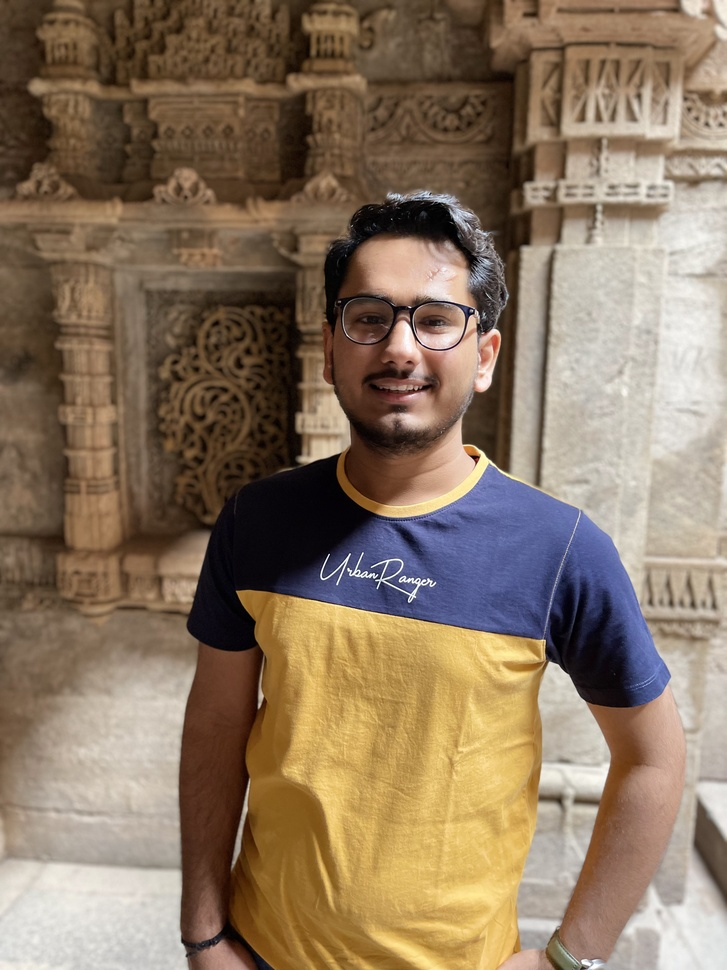
%> input picture LAB - 2/Keval_Image.jpg, 727 x 970 px, shrunk from 3024 x 4032 before the run
$ octave a_4.m   (GNU Octave 9; MATLAB toolbox functions it lacks are replaced by stand-ins)
%> lines starting %> are read from the running program, lines starting %| are printed output that depends on the picture
img = imread('Keval_Image.jpg');
%> img is the input picture: size 970x727x3 uint8; mean R, G, B 138, 117.9, 96.6
img = rgb2gray(img);
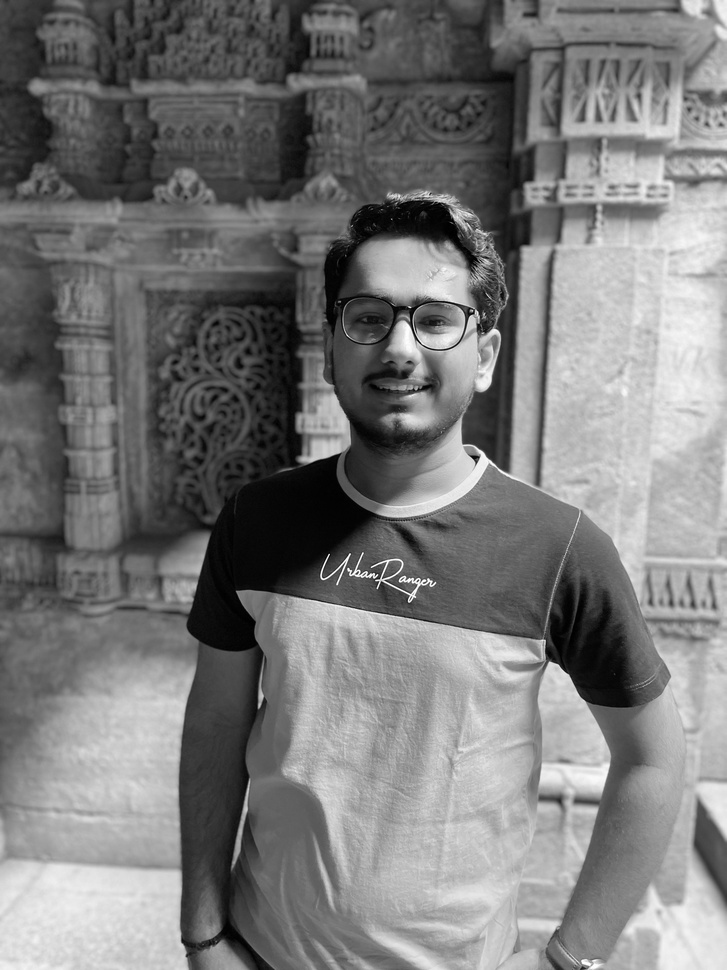
%> img: size 970x727 uint8; min 0, max 255, mean 121.5

overExposed = img + 100;
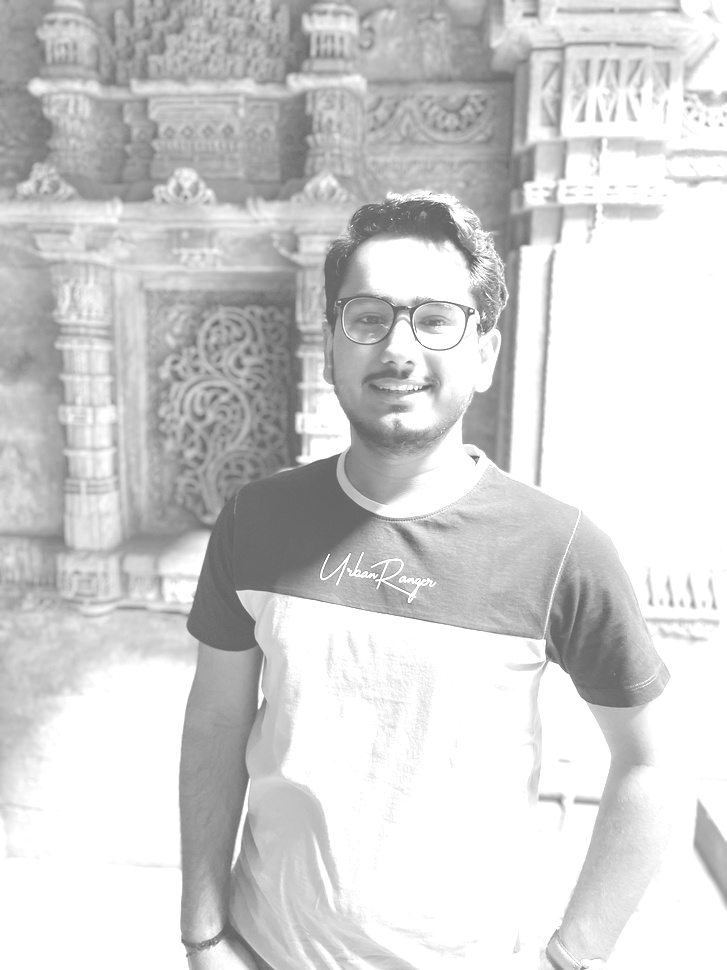
%> overExposed: size 970x727 uint8; min 100, max 255, mean 208.2
overExposed = double(overExposed);
%> overExposed: size 970x727 double
subplot(2, 2, 1);
imshow(overExposed, []);

new_img = power(overExposed, 3.4);
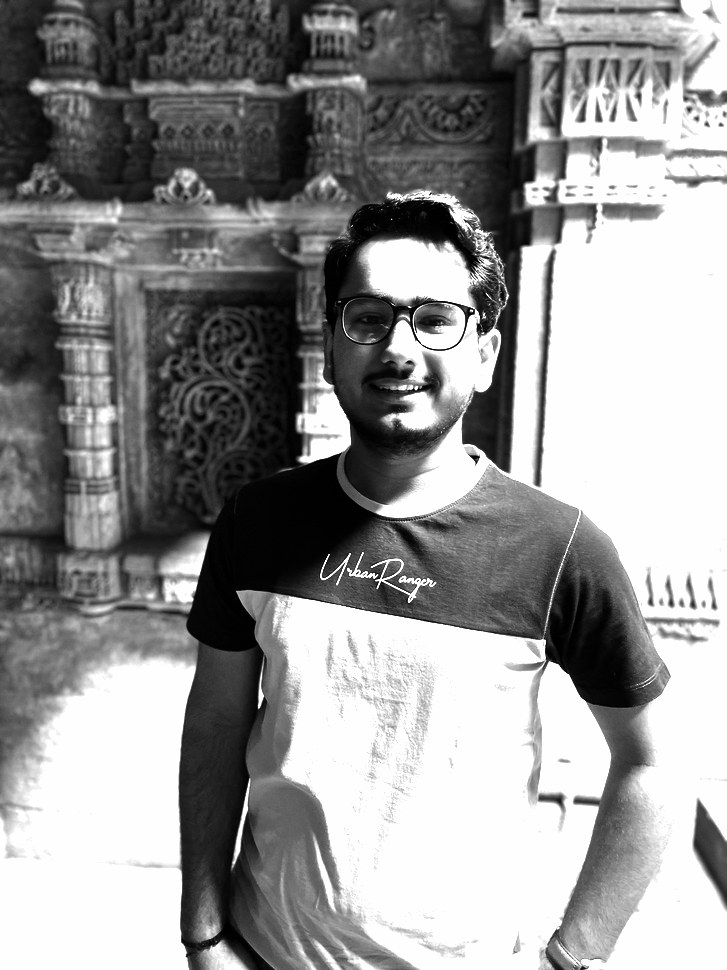
%> new_img: size 970x727 double; min 6309573.4, max 152137618.4, mean 90684392.9; drawn with min black and max white
subplot(2, 2, 2);
imshow(new_img, []);
